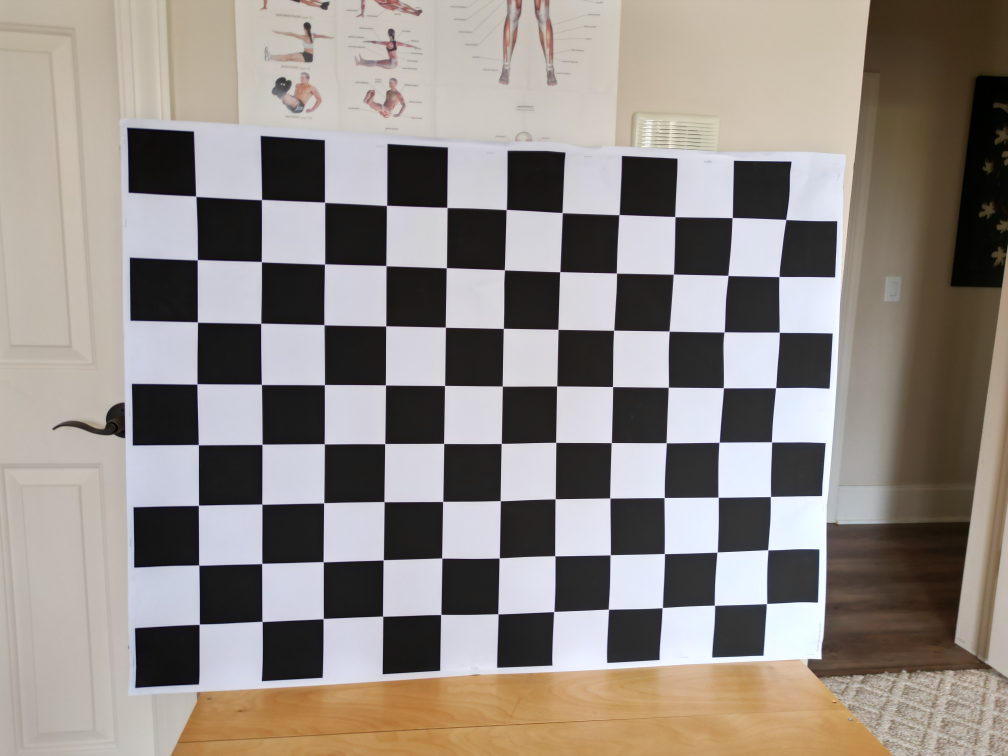
#> input picture DJI_0218.JPG, 4032 x 3024 px (shown at 1/4 size); its folder holds only this picture in this run
$ python camera-calibration.py --square_size 1.0 --num_rows 3 --num_cols 3
#> lines starting #> are read from the running program, lines starting #| are printed output that depends on the picture
import argparse
import csv
import glob
import json
import os
import sys

import cv2
import numpy as np
from PIL import Image
from PIL.ExifTags import TAGS


LENS_TYPE_PERSPECTIVE = "perspective"
LENS_TYPE_FISHEYE = "fisheye"
LENS_TYPES = (LENS_TYPE_PERSPECTIVE, LENS_TYPE_FISHEYE)
FISHEYE_PARAMETER_KEYS = ("poly0", "poly1", "poly2", "poly3", "poly4",
                          "c", "d", "e", "f", "centerX", "centerY")


def get_exif_data(image_path):
    exif_data = {}
    img = Image.open(image_path)
    exif = img._getexif()
    if exif is not None:
        for tag, value in exif.items():
            decoded = TAGS.get(tag, tag)
            exif_data[decoded] = value
    else:
        return None, None, None

    focal_length_data = exif_data.get("FocalLength")
    if focal_length_data:
        focal_length = focal_length_data.numerator / focal_length_data.denominator
    else:
        focal_length = 0

    make = exif_data.get("Make", "").lower()  # lowercase to comply with OA droneModels.json convention
    model = exif_data.get("Model", "").upper()  # uppercase to comply with OA droneModels.json convention

    make = make.replace("\u0000", "").strip()
    model = model.replace("\u0000", "").strip()

    return focal_length, make, model


# [6 lines left out: function calculate_ccd_width_height_per_pixel, not called in this run]


def format_float(value, decimal_places=16):
    return f"{float(value):.{decimal_places}f}"


def get_float(value):
    return float(format_float(value))


# [5 lines left out: function get_distortion_coefficients, not called in this run]


def get_image_paths(image_dir):
    if not os.path.isdir(image_dir):
        sys.exit(f"FATAL ERROR: image directory does not exist or is not a directory: {image_dir}")

    image_types = ("*.jpg", "*.jpeg", "*.png")
    image_paths = []
    for extension in image_types:
        image_paths.extend(glob.glob(os.path.join(image_dir, extension)))
        if sys.platform != "win32":
            image_paths.extend(glob.glob(os.path.join(image_dir, extension.upper())))

    if len(image_paths) == 0:
        searched_patterns = []
        for extension in image_types:
            searched_patterns.append(os.path.join(image_dir, extension))
            if sys.platform != "win32":
                searched_patterns.append(os.path.join(image_dir, extension.upper()))
        sys.exit(
            "FATAL ERROR: no calibration image files were found in specified folder.\n"
            f"Image directory: {image_dir}\n"
            "Searched for:\n  " + "\n  ".join(searched_patterns)
        )

    return sorted(image_paths)


def prompt_for_missing_camera_metadata(image_path, gray, focal_length, make, model):
    exif_focal_length, exif_make, exif_model = get_exif_data(image_path)
    if focal_length is None and exif_focal_length is not None:
        focal_length = exif_focal_length
    while focal_length is None or focal_length <= 0.0:
        user_input = input("Focal Length could not be obtained from image EXIF data, please input manually:")
        try:
            focal_length = float(user_input)
        except ValueError:
            print("ERROR: " + user_input + " is not a valid number! Please try again.")

    if make is None and exif_make is not None:
        make = exif_make
    while make is None or make == "":
        make = input("Camera Make (manufacturer) could not be obtained from image EXIF data, please input manually:").strip().lower()

    if model is None and exif_model is not None:
        model = exif_model
    while model is None or model == "":
        model = input("Camera Model (device name) could not be obtained from image EXIF data, please input manually:").strip().upper()

    height_pixels, width_pixels = gray.shape[:2]
    image_size = gray.shape[::-1]

    return focal_length, make, model, image_size, width_pixels, height_pixels


def collect_calibration_points(args):
    image_dir = args.image_dir
    square_size = args.square_size
    num_rows = args.num_rows
    num_cols = args.num_cols
    width_pixels = height_pixels = None
    image_size = None

    focal_length = make = model = None
    if args.focal_length is not None and args.focal_length != 0.0:
        focal_length = args.focal_length
        if focal_length <= 0.0:
            sys.exit("FATAL ERROR: focal length <= 0.0 mm is not valid!")
    if args.make is not None and args.make != "":
        make = args.make.strip().lower()
    if args.model is not None and args.model != "":
        model = args.model.strip().upper()

    rows = num_rows - 1  # Convert number of squares to number of corners
    cols = num_cols - 1
    square_size = square_size / 1000.0  # Convert mm to meters

    criteria = (cv2.TERM_CRITERIA_EPS + cv2.TERM_CRITERIA_MAX_ITER, 30, 0.001)
    objp = np.zeros((rows * cols, 3), np.float32)
    objp[:, :2] = np.mgrid[0:cols, 0:rows].T.reshape(-1, 2) * square_size

    objpoints = []  # 3d points in real-world space
    imgpoints = []  # 2d points in image plane
    image_paths = get_image_paths(image_dir)

    for idx, image_path in enumerate(image_paths):
        print(f"Processing image {idx + 1}/{len(image_paths)}: {os.path.basename(image_path)}")
        # OpenAthena selects pixels in the raw raster, before EXIF orientation
        # is applied for display. Calibrate in that same coordinate system.
        img = cv2.imread(image_path, cv2.IMREAD_COLOR | cv2.IMREAD_IGNORE_ORIENTATION)
        if img is None:
            continue
        gray = cv2.cvtColor(img, cv2.COLOR_BGR2GRAY)

        if focal_length is None or make is None or model is None:
            focal_length, make, model, image_size, width_pixels, height_pixels = prompt_for_missing_camera_metadata(
                image_path,
                gray,
                focal_length,
                make,
                model,
            )
        elif image_size is None:
            height_pixels, width_pixels = gray.shape[:2]
            image_size = gray.shape[::-1]

        if gray.shape[::-1] != image_size:
            raise ValueError(f"Calibration images must have the same raw pixel dimensions: "
                             f"{image_path} is {gray.shape[::-1]}, expected {image_size}")

        ret, corners = cv2.findChessboardCorners(gray, (cols, rows), None)
        if ret:
            objpoints.append(objp.copy())
            corners2 = cv2.cornerSubPix(gray, corners, (11, 11), (-1, -1), criteria)
            imgpoints.append(corners2)

    if image_size is None:
        sys.exit("FATAL ERROR: no readable calibration images were found.")

    if len(objpoints) == 0:
        sys.exit("FATAL ERROR: chessboard corners were not detected in any calibration image.")

    return focal_length, make, model, objpoints, imgpoints, image_size, width_pixels, height_pixels


def calibrate_perspective_camera(objpoints, imgpoints, image_size):
    return cv2.calibrateCamera(objpoints, imgpoints, image_size, None, None)


# [45 lines left out: functions calibrate_fisheye_camera, _validate_fisheye_calibration, not called in this run]


def _opencv_fisheye_radius(theta, distortion):
    return theta * (1.0 + theta**2 * np.polynomial.polynomial.polyval(theta**2, distortion))


# [271 lines left out: functions _real_roots_in_interval, _opencv_fisheye_branch_limit, _fisheye_corner_radius, estimate_fisheye_theta_max, _validate_pix4d_polynomial, convert_opencv_fisheye_to_dronemodels and 3 more, not called in this run]


def calibrate_camera(args):
    (
        focal_length,
        make,
        model,
        objpoints,
        imgpoints,
        image_size,
        width_pixels,
        height_pixels,
    ) = collect_calibration_points(args)

    conversion_diagnostics = None
    if args.lens_type == LENS_TYPE_PERSPECTIVE:
        ret, mtx, dist, rvecs, tvecs = calibrate_perspective_camera(objpoints, imgpoints, image_size)
        dronemodels_params = None
    else:
        ret, mtx, dist, rvecs, tvecs = calibrate_fisheye_camera(objpoints, imgpoints, image_size)
        dronemodels_params = convert_opencv_fisheye_to_dronemodels(
            mtx,
            dist,
            width_pixels,
            height_pixels,
        )
        conversion_diagnostics = fisheye_conversion_diagnostics(
            mtx, dist, width_pixels, height_pixels, dronemodels_params
        )

    write_calibration_files(args.lens_type, ret, mtx, dist, dronemodels_params, conversion_diagnostics)

    return focal_length, make, model, mtx, dist, width_pixels, height_pixels


def parse_arguments():
    parser = argparse.ArgumentParser(
        description="Camera Calibration Script for OpenAthena.",
        epilog=(
            "Example command:\n"
            "  python3 camera-calibration.py --lens_type perspective --image_dir path/to/images "
            "--square_size 100 --num_rows 9 --num_cols 12"
        ),
        formatter_class=argparse.RawDescriptionHelpFormatter,
    )
    parser.add_argument(
        "-d",
        "--image_dir",
        type=str,
        default=os.getcwd(),
        help="Directory of calibration images. Default is the current working directory.",
    )
    parser.add_argument(
        "-s",
        "--square_size",
        type=float,
        required=True,
        help="Size of one square on the chessboard in millimeters.",
    )
    parser.add_argument(
        "-r",
        "--num_rows",
        type=int,
        required=True,
        help="Total number of rows of squares on the chessboard.",
    )
    parser.add_argument(
        "-c",
        "--num_cols",
        type=int,
        required=True,
        help="Total number of columns of squares on the chessboard.",
    )
    parser.add_argument(
        "-n",
        "--drone_comment",
        type=str,
        default="",
        help="Human-readable text for the comment field for your drone model. Optional.",
    )
    parser.add_argument(
        "-l",
        "--lens_type",
        type=str,
        choices=LENS_TYPES,
        default=LENS_TYPE_PERSPECTIVE,
        help="Lens model to calibrate. Default is perspective.",
    )
    parser.add_argument(
        "-f",
        "--focal_length",
        type=float,
        required=False,
        help="Focal length (in mm) of the camera to be calibrated. Mandatory only if such data is not available within EXIF",
    )
    parser.add_argument(
        "-m",
        "--make",
        type=str,
        required=False,
        help="Name of the manufacturer of the camera. Mandatory only if such is not available within EXIF metadata",
    )
    parser.add_argument(
        "-M",
        "--model",
        type=str,
        required=False,
        help="model name of the camera. Mandatory only if such data is not available within EXIF metadata",
    )

    return parser.parse_args()


if __name__ == "__main__":
    args = parse_arguments()
    drone_comment = args.drone_comment
    if not drone_comment:
        drone_comment = input("Enter human-readable text for the comment field for your drone model (leave blank to omit): ")
#> the answer given: 1

    try:
        focal_length, make, model, mtx, dist, width_pixels, height_pixels = calibrate_camera(args)
#> in collect_calibration_points, img is the input picture: shape (3024, 4032, 3); mean B, G, R 132.9, 138.6, 145.9
#> in collect_calibration_points, `gray = cv2.cvtColor(img, cv2.COLOR_BGR2GRAY)`:
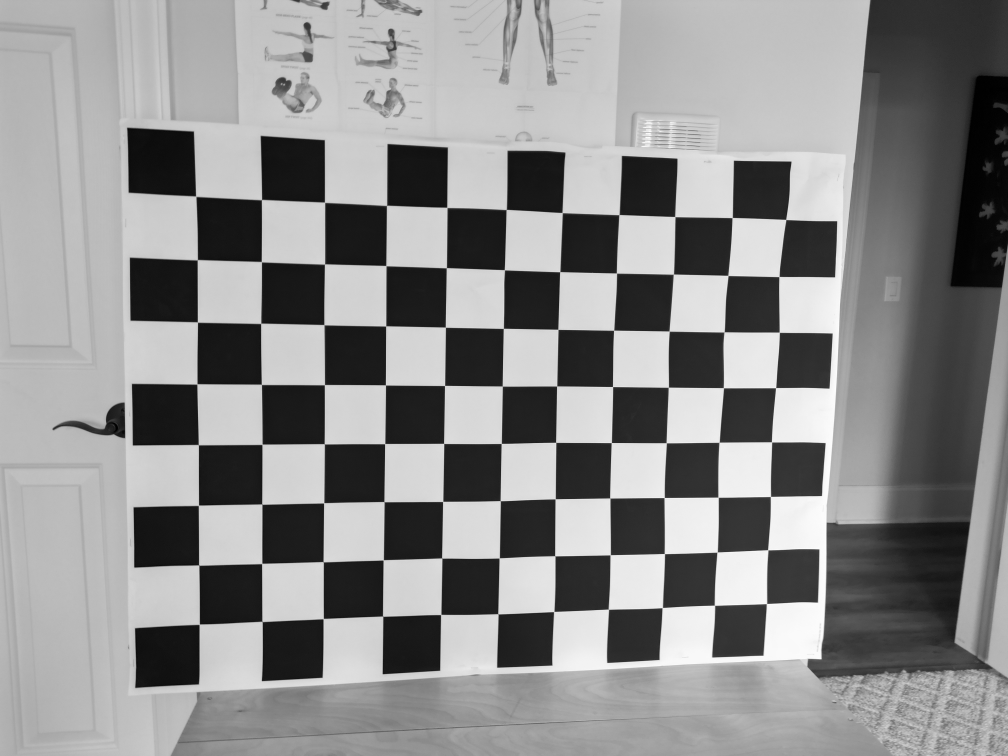
#> gray: shape (3024, 4032) (shown at 1/4 size); min 0, max 255, mean 140.1
#> in get_exif_data, `exif = img._getexif()`: exif = 52 items
#> the loop in get_exif_data, `for tag, value in exif.items():` made 52 passes
#> (tag, value, decoded) on passes 2, 3, 4, 5, 6, 7, 8, 9, 10, 18, 19, 23: (296, 2, 'ResolutionUnit'), (34665, 260, 'ExifOffset'), (270, 'default', 'ImageDescription'), (271, 'DJI', 'Make'), (272, 'FC3582', 'Model'), (305, '10.01.39.34', 'Software'), (274, 1, 'Orientation'), (306, '2023:11:23 13:50:54', 'DateTime'), (531, 2, 'YCbCrPositioning'), (36867, '2023:11:23 13:50:54', 'DateTimeOriginal'), (36868, '2023:11:23 13:50:54', 'DateTimeDigitized'), (37383, 1, 'MeteringMode')
#> (tag, decoded) on passes 1, 11, 12, 13, 14, 15: (34853, 'GPSInfo'), (282, 'XResolution'), (283, 'YResolution'), (40092, 'XPComment'), (40094, 'XPKeywords'), (36864, 'ExifVersion')
#> in get_exif_data, `focal_length = focal_length_data.numerator / focal_length_data.denomin..`: focal_length = 6.72
#> in get_exif_data, `make = exif_data.get("Make", "").lower()`: make = 'dji'
#> in get_exif_data, `model = exif_data.get("Model", "").upper()`: model = 'FC3582'
#> in prompt_for_missing_camera_metadata, `exif_focal_length, exif_make, exif_model = get_exif_data(image_path)`: exif_focal_length = 6.72; exif_make = 'dji'; exif_model = 'FC3582'
#> in prompt_for_missing_camera_metadata, `focal_length = exif_focal_length`: focal_length = 6.72
#> in prompt_for_missing_camera_metadata, `make = exif_make`: make = 'dji'
#> in prompt_for_missing_camera_metadata, `model = exif_model`: model = 'FC3582'
#> in collect_calibration_points, `focal_length, make, model, image_size, width_pixels, height_pixels = p..`: focal_length = 6.72; make = 'dji'; model = 'FC3582'; image_size = (4032, 3024); width_pixels = 4032; height_pixels = 3024
    except (ValueError, cv2.error) as error:
#> (the run stopped early here; a loop or call above may not have finished)
